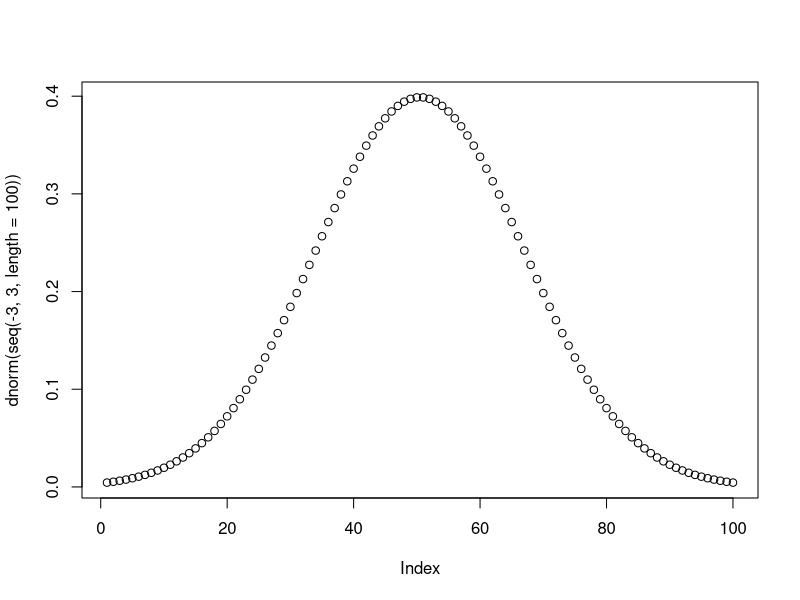
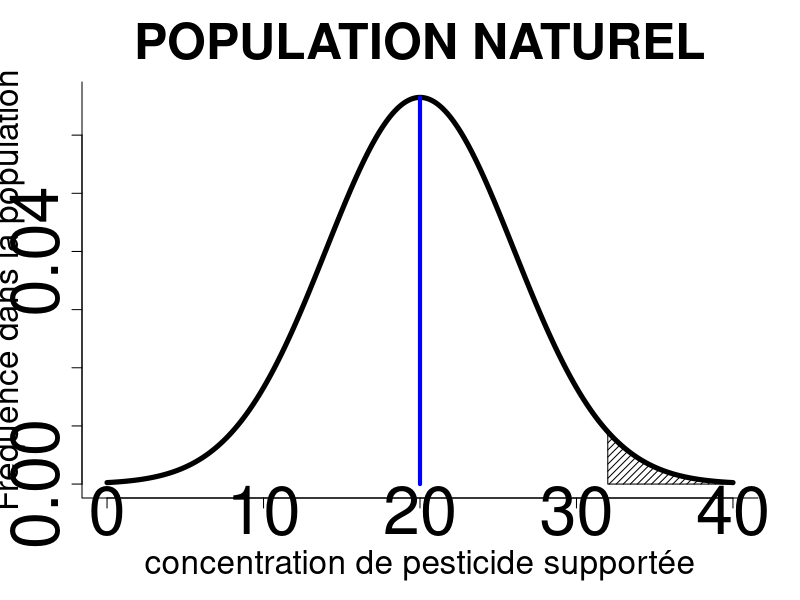

Recreate these plots in R, in order.
###############################################################################
###############################################################################
#Script for the figure of the resistance distribution and evolution
###############################################################################
###############################################################################




#distribution of the level of resistance in the pest population
plot(dnorm(seq(-3,3,length=100)))



#the distribution of the quantitative resistance in a natural population
curve(dnorm(x, mean=20, sd=6),from=0,to=40,lwd=5,
      xlab="concentration de pesticide supportée",
      ylab="Fréquence dans la population",n=10000,
      cex.lab=2,bty="l",main="POPULATION NATUREL",cex.main=3, 
      cex.axis=4)
#adding the mean on the plot
segments(20,0,20,dnorm(0,sd=6), col='blue', lwd=4)
#adding the 
M<-20
EcarT<-6
xmin<-32
xmax<-40
X<-seq(xmin, xmax, length=1000)
Y<-dnorm(X, mean=M, sd=EcarT)
XX<-c(xmin,X,xmax,xmax,xmin)
YY<-c(0,Y,dnorm(xmax, mean=M,sd=EcarT),0,0)
polygon(XX,YY, density=20, border = 'black')
